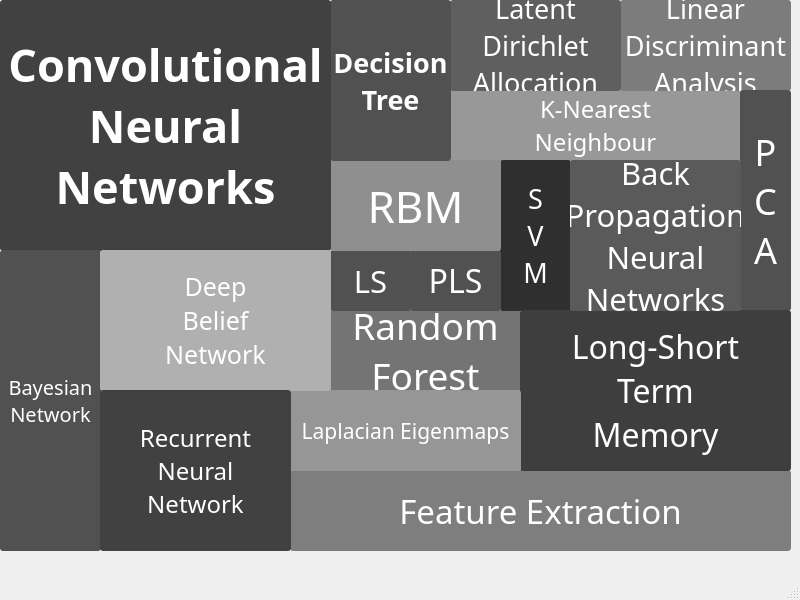
<?xml version="1.0" encoding="UTF-8"?>
<ui version="4.0">
 <class>MainWindow</class>
 <widget class="QMainWindow" name="MainWindow">
  <property name="geometry">
   <rect>
    <x>0</x>
    <y>0</y>
    <width>800</width>
    <height>600</height>
   </rect>
  </property>
  <property name="minimumSize">
   <size>
    <width>800</width>
    <height>600</height>
   </size>
  </property>
  <property name="maximumSize">
   <size>
    <width>800</width>
    <height>600</height>
   </size>
  </property>
  <property name="windowTitle">
   <string>LOVE</string>
  </property>
  <widget class="QWidget" name="centralwidget">
   <widget class="QPushButton" name="rf_button">
    <property name="geometry">
     <rect>
      <x>330</x>
      <y>310</y>
      <width>191</width>
      <height>81</height>
     </rect>
    </property>
    <property name="font">
     <font>
      <family>华文琥珀</family>
      <pointsize>28</pointsize>
     </font>
    </property>
    <property name="styleSheet">
     <string notr="true">QPushButton { background-color:rgb(116, 116, 116); border-radius: 3px; color: rgb(255, 255, 255); } QPushButton:hover { background-color:rgb(91, 91, 136)}</string>
    </property>
    <property name="text">
     <string>Random
Forest</string>
    </property>
   </widget>
   <widget class="QPushButton" name="knn_button">
    <property name="geometry">
     <rect>
      <x>450</x>
      <y>90</y>
      <width>291</width>
      <height>71</height>
     </rect>
    </property>
    <property name="font">
     <font>
      <family>华文琥珀</family>
      <pointsize>18</pointsize>
     </font>
    </property>
    <property name="styleSheet">
     <string notr="true">QPushButton { background-color:rgb(152, 152, 152); border-radius: 3px; color: rgb(255, 255, 255); } QPushButton:hover { background-color:rgb(91, 91, 136)}</string>
    </property>
    <property name="text">
     <string>K-Nearest
Neighbour</string>
    </property>
   </widget>
   <widget class="QPushButton" name="ls_button">
    <property name="geometry">
     <rect>
      <x>330</x>
      <y>250</y>
      <width>81</width>
      <height>61</height>
     </rect>
    </property>
    <property name="font">
     <font>
      <family>华文琥珀</family>
      <pointsize>23</pointsize>
     </font>
    </property>
    <property name="styleSheet">
     <string notr="true">QPushButton { background-color: rgb(81, 81, 81); border-radius: 3px; color: rgb(255, 255, 255); } QPushButton:hover { background-color:rgb(91, 91, 136)}</string>
    </property>
    <property name="text">
     <string>LS</string>
    </property>
   </widget>
   <widget class="QPushButton" name="svm_button">
    <property name="geometry">
     <rect>
      <x>500</x>
      <y>160</y>
      <width>71</width>
      <height>151</height>
     </rect>
    </property>
    <property name="font">
     <font>
      <family>华文琥珀</family>
      <pointsize>20</pointsize>
     </font>
    </property>
    <property name="styleSheet">
     <string notr="true">QPushButton { background-color:rgb(47, 47, 47); border-radius: 3px; color: rgb(255, 255, 255); } QPushButton:hover { background-color:rgb(91, 91, 136)}</string>
    </property>
    <property name="text">
     <string>S
V
M</string>
    </property>
   </widget>
   <widget class="QPushButton" name="lda_button">
    <property name="geometry">
     <rect>
      <x>620</x>
      <y>0</y>
      <width>171</width>
      <height>91</height>
     </rect>
    </property>
    <property name="font">
     <font>
      <family>华文琥珀</family>
      <pointsize>20</pointsize>
     </font>
    </property>
    <property name="styleSheet">
     <string notr="true">QPushButton { background-color:rgb(124, 124, 124); border-radius: 3px; color: rgb(255, 255, 255); } QPushButton:hover { background-color:rgb(91, 91, 136)}</string>
    </property>
    <property name="text">
     <string>Linear
Discriminant
Analysis</string>
    </property>
   </widget>
   <widget class="QPushButton" name="pushButton_8">
    <property name="geometry">
     <rect>
      <x>410</x>
      <y>250</y>
      <width>91</width>
      <height>61</height>
     </rect>
    </property>
    <property name="font">
     <font>
      <family>华文琥珀</family>
      <pointsize>24</pointsize>
     </font>
    </property>
    <property name="styleSheet">
     <string notr="true">QPushButton { background-color: rgb(81, 81, 81); border-radius: 3px; color: rgb(255, 255, 255); } QPushButton:hover { background-color:rgb(91, 91, 136)}</string>
    </property>
    <property name="text">
     <string>PLS</string>
    </property>
   </widget>
   <widget class="QPushButton" name="rbm_button">
    <property name="geometry">
     <rect>
      <x>330</x>
      <y>160</y>
      <width>171</width>
      <height>91</height>
     </rect>
    </property>
    <property name="font">
     <font>
      <family>华文琥珀</family>
      <pointsize>33</pointsize>
     </font>
    </property>
    <property name="styleSheet">
     <string notr="true">QPushButton { background-color:rgb(143, 143, 143); border-radius: 3px; color: rgb(255, 255, 255); } QPushButton:hover { background-color:rgb(91, 91, 136)}</string>
    </property>
    <property name="text">
     <string>RBM</string>
    </property>
   </widget>
   <widget class="QPushButton" name="feature_button">
    <property name="geometry">
     <rect>
      <x>290</x>
      <y>470</y>
      <width>501</width>
      <height>81</height>
     </rect>
    </property>
    <property name="font">
     <font>
      <family>华文琥珀</family>
      <pointsize>25</pointsize>
     </font>
    </property>
    <property name="styleSheet">
     <string notr="true">QPushButton { background-color:rgb(126, 126, 126); border-radius: 3px; color: rgb(255, 255, 255); } QPushButton:hover { background-color:rgb(91, 91, 136)}</string>
    </property>
    <property name="text">
     <string>Feature Extraction</string>
    </property>
   </widget>
   <widget class="QPushButton" name="pca_button">
    <property name="geometry">
     <rect>
      <x>740</x>
      <y>90</y>
      <width>51</width>
      <height>221</height>
     </rect>
    </property>
    <property name="font">
     <font>
      <family>华文琥珀</family>
      <pointsize>27</pointsize>
     </font>
    </property>
    <property name="styleSheet">
     <string notr="true">QPushButton { background-color: rgb(81, 81, 81); border-radius: 3px; color: rgb(255, 255, 255); } QPushButton:hover { background-color:rgb(91, 91, 136)}</string>
    </property>
    <property name="text">
     <string>P
C
A</string>
    </property>
   </widget>
   <widget class="QPushButton" name="pushButton_12">
    <property name="geometry">
     <rect>
      <x>520</x>
      <y>310</y>
      <width>271</width>
      <height>161</height>
     </rect>
    </property>
    <property name="font">
     <font>
      <family>华文琥珀</family>
      <pointsize>24</pointsize>
     </font>
    </property>
    <property name="styleSheet">
     <string notr="true">QPushButton { background-color:rgb(62, 62, 62); border-radius: 3px; color: rgb(255, 255, 255); } QPushButton:hover { background-color:rgb(91, 91, 136)}</string>
    </property>
    <property name="text">
     <string>Long-Short
Term
Memory</string>
    </property>
   </widget>
   <widget class="QPushButton" name="pushButton_13">
    <property name="geometry">
     <rect>
      <x>570</x>
      <y>160</y>
      <width>171</width>
      <height>151</height>
     </rect>
    </property>
    <property name="font">
     <font>
      <family>华文琥珀</family>
      <pointsize>23</pointsize>
     </font>
    </property>
    <property name="styleSheet">
     <string notr="true">QPushButton { background-color:rgb(90, 90, 90); border-radius: 3px; color: rgb(255, 255, 255); } QPushButton:hover { background-color:rgb(91, 91, 136)}</string>
    </property>
    <property name="text">
     <string>Back
Propagation
Neural
Networks</string>
    </property>
   </widget>
   <widget class="QPushButton" name="pushButton_6">
    <property name="geometry">
     <rect>
      <x>450</x>
      <y>0</y>
      <width>171</width>
      <height>91</height>
     </rect>
    </property>
    <property name="font">
     <font>
      <family>华文琥珀</family>
      <pointsize>20</pointsize>
     </font>
    </property>
    <property name="styleSheet">
     <string notr="true">QPushButton { background-color:rgb(95, 95, 95); border-radius: 3px; color: rgb(255, 255, 255); } QPushButton:hover { background-color:rgb(91, 91, 136)}</string>
    </property>
    <property name="text">
     <string>Latent
Dirichlet
Allocation</string>
    </property>
   </widget>
   <widget class="QPushButton" name="dt_button">
    <property name="geometry">
     <rect>
      <x>330</x>
      <y>0</y>
      <width>121</width>
      <height>161</height>
     </rect>
    </property>
    <property name="sizePolicy">
     <sizepolicy hsizetype="Minimum" vsizetype="Fixed">
      <horstretch>0</horstretch>
      <verstretch>0</verstretch>
     </sizepolicy>
    </property>
    <property name="font">
     <font>
      <family>华文琥珀</family>
      <pointsize>20</pointsize>
      <weight>75</weight>
      <bold>true</bold>
     </font>
    </property>
    <property name="layoutDirection">
     <enum>Qt::LeftToRight</enum>
    </property>
    <property name="styleSheet">
     <string notr="true">QPushButton { background-color: rgb(81, 81, 81); border-radius: 3px; color: rgb(255, 255, 255); } QPushButton:hover { background-color:rgb(91, 91, 136)}</string>
    </property>
    <property name="text">
     <string>Decision
Tree</string>
    </property>
   </widget>
   <widget class="QPushButton" name="pushButton_15">
    <property name="geometry">
     <rect>
      <x>290</x>
      <y>390</y>
      <width>231</width>
      <height>81</height>
     </rect>
    </property>
    <property name="font">
     <font>
      <family>华文琥珀</family>
      <pointsize>16</pointsize>
     </font>
    </property>
    <property name="styleSheet">
     <string notr="true">QPushButton { background-color:rgb(150, 150, 150); border-radius: 3px; color: rgb(255, 255, 255); } QPushButton:hover { background-color:rgb(91, 91, 136)}</string>
    </property>
    <property name="text">
     <string>Laplacian Eigenmaps</string>
    </property>
   </widget>
   <widget class="QPushButton" name="pushButton_16">
    <property name="geometry">
     <rect>
      <x>0</x>
      <y>0</y>
      <width>331</width>
      <height>251</height>
     </rect>
    </property>
    <property name="sizePolicy">
     <sizepolicy hsizetype="Minimum" vsizetype="Fixed">
      <horstretch>0</horstretch>
      <verstretch>0</verstretch>
     </sizepolicy>
    </property>
    <property name="font">
     <font>
      <family>华文琥珀</family>
      <pointsize>34</pointsize>
      <weight>75</weight>
      <italic>false</italic>
      <bold>true</bold>
      <strikeout>false</strikeout>
      <stylestrategy>PreferDefault</stylestrategy>
     </font>
    </property>
    <property name="cursor">
     <cursorShape>ArrowCursor</cursorShape>
    </property>
    <property name="layoutDirection">
     <enum>Qt::LeftToRight</enum>
    </property>
    <property name="styleSheet">
     <string notr="true">QPushButton { background-color: rgb(65, 65, 65); border-radius: 3px; color: rgb(255, 255, 255); } QPushButton:hover { background-color:rgb(91, 91, 136)}</string>
    </property>
    <property name="text">
     <string>Convolutional 
Neural 
Networks</string>
    </property>
   </widget>
   <widget class="QPushButton" name="by_button">
    <property name="geometry">
     <rect>
      <x>0</x>
      <y>250</y>
      <width>101</width>
      <height>301</height>
     </rect>
    </property>
    <property name="font">
     <font>
      <family>华文琥珀</family>
      <pointsize>15</pointsize>
     </font>
    </property>
    <property name="styleSheet">
     <string notr="true">QPushButton { background-color: rgb(81, 81, 81); border-radius: 3px; color: rgb(255, 255, 255); } QPushButton:hover { background-color:rgb(91, 91, 136)}</string>
    </property>
    <property name="text">
     <string>Bayesian
Network</string>
    </property>
   </widget>
   <widget class="QPushButton" name="pushButton_18">
    <property name="geometry">
     <rect>
      <x>100</x>
      <y>250</y>
      <width>231</width>
      <height>141</height>
     </rect>
    </property>
    <property name="font">
     <font>
      <family>华文琥珀</family>
      <pointsize>19</pointsize>
     </font>
    </property>
    <property name="styleSheet">
     <string notr="true">QPushButton { background-color: rgb(176, 176, 176); border-radius: 3px; color: rgb(255, 255, 255); } QPushButton:hover { background-color:rgb(91, 91, 136)}</string>
    </property>
    <property name="text">
     <string>Deep
Belief
Network</string>
    </property>
   </widget>
   <widget class="QPushButton" name="pushButton_20">
    <property name="geometry">
     <rect>
      <x>100</x>
      <y>390</y>
      <width>191</width>
      <height>161</height>
     </rect>
    </property>
    <property name="font">
     <font>
      <family>华文琥珀</family>
      <pointsize>18</pointsize>
     </font>
    </property>
    <property name="styleSheet">
     <string notr="true">QPushButton { background-color: rgb(65, 65, 65); border-radius: 3px; color: rgb(255, 255, 255); } QPushButton:hover { background-color:rgb(91, 91, 136)}</string>
    </property>
    <property name="text">
     <string>Recurrent
Neural
Network</string>
    </property>
   </widget>
  </widget>
  <widget class="QMenuBar" name="menubar">
   <property name="geometry">
    <rect>
     <x>0</x>
     <y>0</y>
     <width>800</width>
     <height>21</height>
    </rect>
   </property>
  </widget>
  <widget class="QStatusBar" name="statusbar"/>
 </widget>
 <resources/>
 <connections/>
</ui>
